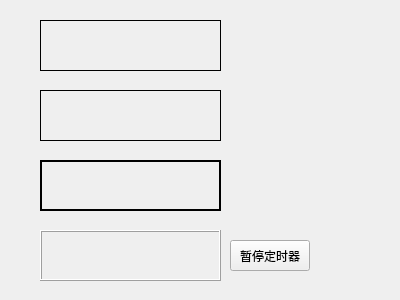
<?xml version="1.0" encoding="UTF-8"?>
<ui version="4.0">
 <class>Widget</class>
 <widget class="QWidget" name="Widget">
  <property name="geometry">
   <rect>
    <x>0</x>
    <y>0</y>
    <width>400</width>
    <height>300</height>
   </rect>
  </property>
  <property name="windowTitle">
   <string>Widget</string>
  </property>
  <widget class="MyLabel" name="label">
   <property name="geometry">
    <rect>
     <x>40</x>
     <y>20</y>
     <width>181</width>
     <height>51</height>
    </rect>
   </property>
   <property name="frameShape">
    <enum>QFrame::Box</enum>
   </property>
   <property name="text">
    <string/>
   </property>
  </widget>
  <widget class="QLabel" name="label_2">
   <property name="geometry">
    <rect>
     <x>40</x>
     <y>90</y>
     <width>181</width>
     <height>51</height>
    </rect>
   </property>
   <property name="frameShape">
    <enum>QFrame::Panel</enum>
   </property>
   <property name="text">
    <string/>
   </property>
  </widget>
  <widget class="QLabel" name="label_3">
   <property name="geometry">
    <rect>
     <x>40</x>
     <y>160</y>
     <width>181</width>
     <height>51</height>
    </rect>
   </property>
   <property name="frameShape">
    <enum>QFrame::WinPanel</enum>
   </property>
   <property name="text">
    <string/>
   </property>
  </widget>
  <widget class="QLabel" name="label_4">
   <property name="geometry">
    <rect>
     <x>40</x>
     <y>230</y>
     <width>181</width>
     <height>51</height>
    </rect>
   </property>
   <property name="frameShape">
    <enum>QFrame::Box</enum>
   </property>
   <property name="frameShadow">
    <enum>QFrame::Raised</enum>
   </property>
   <property name="text">
    <string/>
   </property>
  </widget>
  <widget class="QPushButton" name="pushButton">
   <property name="geometry">
    <rect>
     <x>230</x>
     <y>240</y>
     <width>80</width>
     <height>31</height>
    </rect>
   </property>
   <property name="text">
    <string>暂停定时器</string>
   </property>
  </widget>
 </widget>
 <layoutdefault spacing="6" margin="11"/>
 <customwidgets>
  <customwidget>
   <class>MyLabel</class>
   <extends>QLabel</extends>
   <header location="global">mylabel.h</header>
  </customwidget>
 </customwidgets>
 <resources/>
 <connections/>
</ui>
